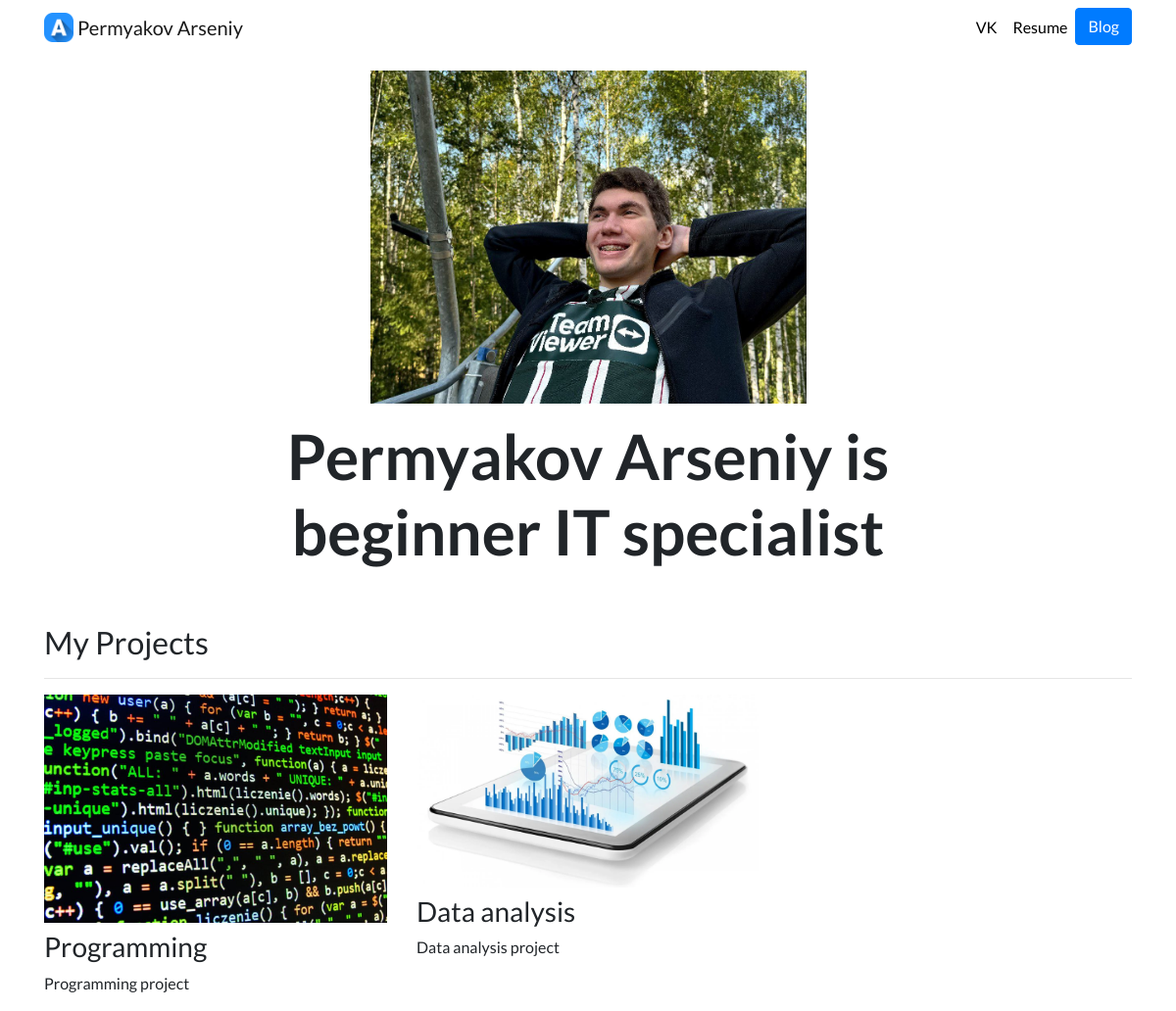
The page / on the database its author committed.
### portfolio/models.py (models this page shows, shortened)
class Project(models.Model):
    title = models.CharField(max_length=100)
    description = models.CharField(max_length=250)
    image = models.ImageField(upload_to='portfolio/images/')
    url = models.URLField(blank=True)

### portfolio/views.py (the view)
# urls.py: 2. Add a URL to urlpatterns:  path('', views.home, name='home')
def home(request):
    projects = Project.objects.all()
    return render(request, 'portfolio/home.html', {'projects': projects})

### portfolio/templates/portfolio/home.html
{% extends "portfolio/base.html" %}
{% load static %}
{% block content %}
<div class="row justify-content-center my-3">
  <div class="col-5">
    <img src="{% static 'portfolio/me.jpg' %}" class="img-fluid">
  </div>
</div>
<div class="row justify-content-center mb-3">
  <div class="col-md-9 text-center">
    <h1 id="hometext" class="font-weight-bold">Permyakov Arseniy is beginner IT specialist</h1>
  </div>
</div>
<h2 class="mt-5">My Projects</h2>
<hr>
<div class="row">
  {% for project in projects %}
  <div class="col-lg-4 col-md-6">
    {% if project.url %}
    <a href="{{ project.url }}">
      <img src="{{ project.image.url }}" class="img-fluid mb-2">
    </a>
    {% else %}
    <img src="{{ project.image.url }}" class="img-fluid mb-2">
    {% endif %}
    <h3>{{ project.title }}</h3>
    <p>{{ project.description }}</p>
  </div>
  {% endfor %}
</div>
{% endblock %}

### portfolio/templates/portfolio/base.html (shortened to what this page needs)
{% load static %}
<!doctype html>
<html lang="en">
<head>
  <link rel="stylesheet" href="https://stackpath.bootstrapcdn.com/bootstrap/4.4.1/css/bootstrap.min.css">
  <link rel="stylesheet" href="{% static "portfolio/custom.css" %}">
</head>
<body>
  <nav id="topNav" class="navbar navbar-expand-md navbar-light">
    <div class="container">
      <a class="navbar-brand" href="{% url 'home' %}">
        <img src="{% static "portfolio/Logo.png" %}" width="30" height="30" class="d-inline-block align-top" alt="My Logo">
        <span>Permyakov Arseniy</span>
      </a>
      <div class="collapse navbar-collapse text-center" id="navbarNav">
        <ul class="navbar-nav ml-auto">
          <li class="nav-item">
            <a class="nav-link" href="https://vk.com/arseniy.perm" target="_blank">VK</a>
          </li>
          <li class="nav-item">
            <a class="nav-link" href="{% static "portfolio/resume.pdf" %}">Resume</a>
          </li>
          <li>
            <a role="button" href="{% url 'blog:all_blogs' %}" class="btn btn-primary">Blog</a>
          </li>
        </ul>
      </div>
    </div>
  </nav>
  <div class="container">
    {% block content %}{% endblock %}
  </div>
</body>
</html>

### portfolio/static/portfolio/custom.css (style rules this page uses)
.navbar-nav .nav-link { color: rgba(0,0,0,1) !important; }
body { font-family: 'Lato', sans-serif; }
@media (min-width: 992px) { #hometext { font-size: 4rem; } }

### rows shown on the page
Project: image (picture), title "Programming", description "Programming project"
Project: image (picture), title "Data analysis", description "Data analysis project"
